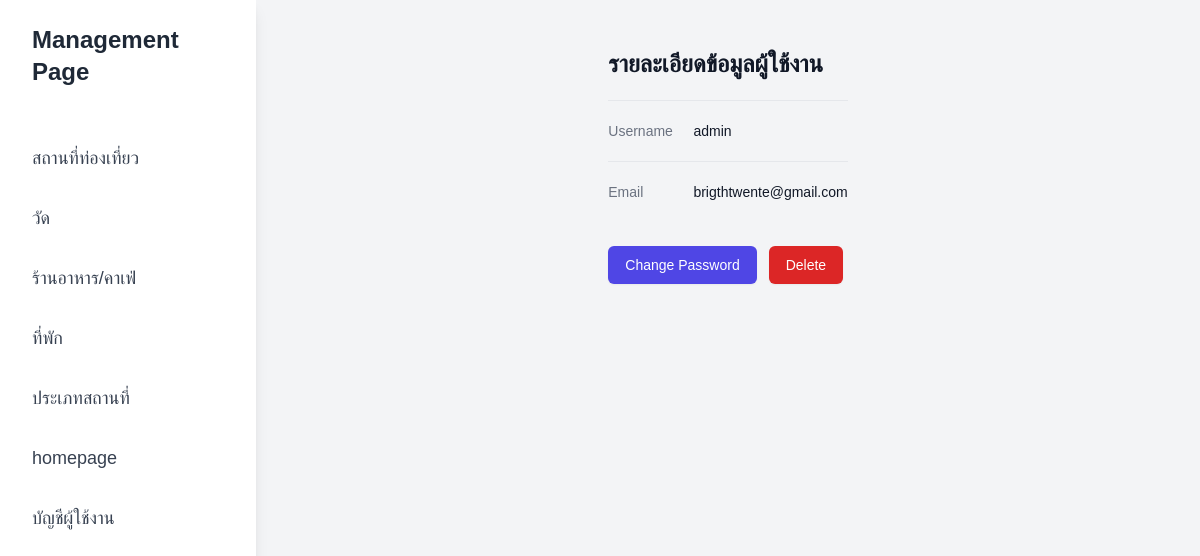
Screenshot of /admin/pages/view_user.php?id=1 (signed in) with the database file from the repository.
### tables this page shows
CREATE TABLE `category` (
  `id` int(11) NOT NULL,
  `name` varchar(255) NOT NULL,
  `category_id` varchar(20) NOT NULL
);

CREATE TABLE `user` (
  `id` int(11) NOT NULL,
  `username` varchar(255) NOT NULL,
  `password` varchar(255) NOT NULL,
  `email` varchar(255) NOT NULL
);

### admin/pages/view_user.php (the view, shortened to what this page needs)
<?php
include '../db/db.php';
$id = $_GET['id'];
$sql = "SELECT * FROM user WHERE id = '$id'";
$result = $db->query($sql);
if ($result->num_rows > 0) {
    $row = $result->fetch_assoc();
} else {
    header("Location: ../../404.html");
}
?>
<!DOCTYPE html>
<html lang="en">
<head>
    <link href="https://cdn.jsdelivr.net/npm/tailwindcss@2.2.19/dist/tailwind.min.css" rel="stylesheet">
</head>
<body class="bg-gray-100">
<?php include 'header.php'; ?>
    <div class="max-w-4xl mx-auto py-6 sm:px-6 lg:px-8">
        <div class="px-4 py-6 sm:px-0">
            <h1 class="text-2xl font-semibold text-gray-900">รายละเอียดข้อมูลผู้ใช้งาน</h1>
            <div class="mt-5 border-t border-gray-200">
                <dl class="sm:divide-y sm:divide-gray-200">
                    <div class="py-4 sm:py-5 sm:grid sm:grid-cols-3 sm:gap-4">
                        <dt class="text-sm font-medium text-gray-500">Username</dt>
                        <dd class="mt-1 text-sm text-gray-900 sm:mt-0 sm:col-span-2"><?= $row['username'] ?></dd>
                    </div>
                    <div class="py-4 sm:py-5 sm:grid sm:grid-cols-3 sm:gap-4">
                        <dt class="text-sm font-medium text-gray-500">Email</dt>
                        <dd class="mt-1 text-sm text-gray-900 sm:mt-0 sm:col-span-2"><?= $row['email'] ?></dd>
                    </div>
                </dl>
            </div>
            <div class="mt-6 flex space-x-3">
                <a href="change_password.php?id=<?= $row['id'] ?>" class="inline-flex justify-center py-2 px-4 border border-transparent shadow-sm text-sm font-medium rounded-md text-white bg-indigo-600 hover:bg-indigo-700 focus:outline-none focus:ring-2 focus:ring-offset-2 focus:ring-indigo-500">Change Password</a>
                <a href="../services/delete_user.php?id=<?= $row['id'] ?>" class="inline-flex justify-center py-2 px-4 border border-transparent shadow-sm text-sm font-medium rounded-md text-white bg-red-600 hover:bg-red-700 focus:outline-none focus:ring-2 focus:ring-offset-2 focus:ring-red-500">Delete</a>
            </div>
        </div>
    </div>
</body>
</html>

### admin/pages/header.php (shortened to what this page needs)
<div class="flex flex-col lg:flex-row h-screen bg-gray-100 h-full">
    <aside class="bg-white w-full lg:w-64 shadow-lg">
        <a href="manage.php?category_id=1">
            <div class="py-6 px-8 bg-white flex justify-between items-center">
                <h1 class="text-2xl font-bold text-gray-800">Management Page</h1>
        </a>
</div>
<nav id="menu" class="mt-4 lg:block">
    <?php
    $sqlCategory = "SELECT * FROM category";
    $resultCategory = $db->query($sqlCategory);
    while ($categoryRow = $resultCategory->fetch_assoc()) {
    ?>
        <a href="manage.php?category_id=<?= $categoryRow['category_id'] ?>" class="flex items-center px-8 py-4 text-gray-700 hover:bg-gray-200">
            <span class="text-lg"><?= $categoryRow['name'] ?></span>
        </a>
    <?php }
    ?>
</nav>

### admin/pages/header.php (style rules this page uses)
body { font-family: Arial, sans-serif; }
.h-full { height: 300vh; }

### rows the page displays
category: name "สถานที่ท่องเที่ยว"
category: name "วัด"
category: name "ร้านอาหาร/คาเฟ่"
category: name "ที่พัก"
category: name "ประเภทสถานที่"
category: name "homepage"
category: name "บัญชีผู้ใช้งาน"
user: username "admin", email "brigthtwente@gmail.com"
